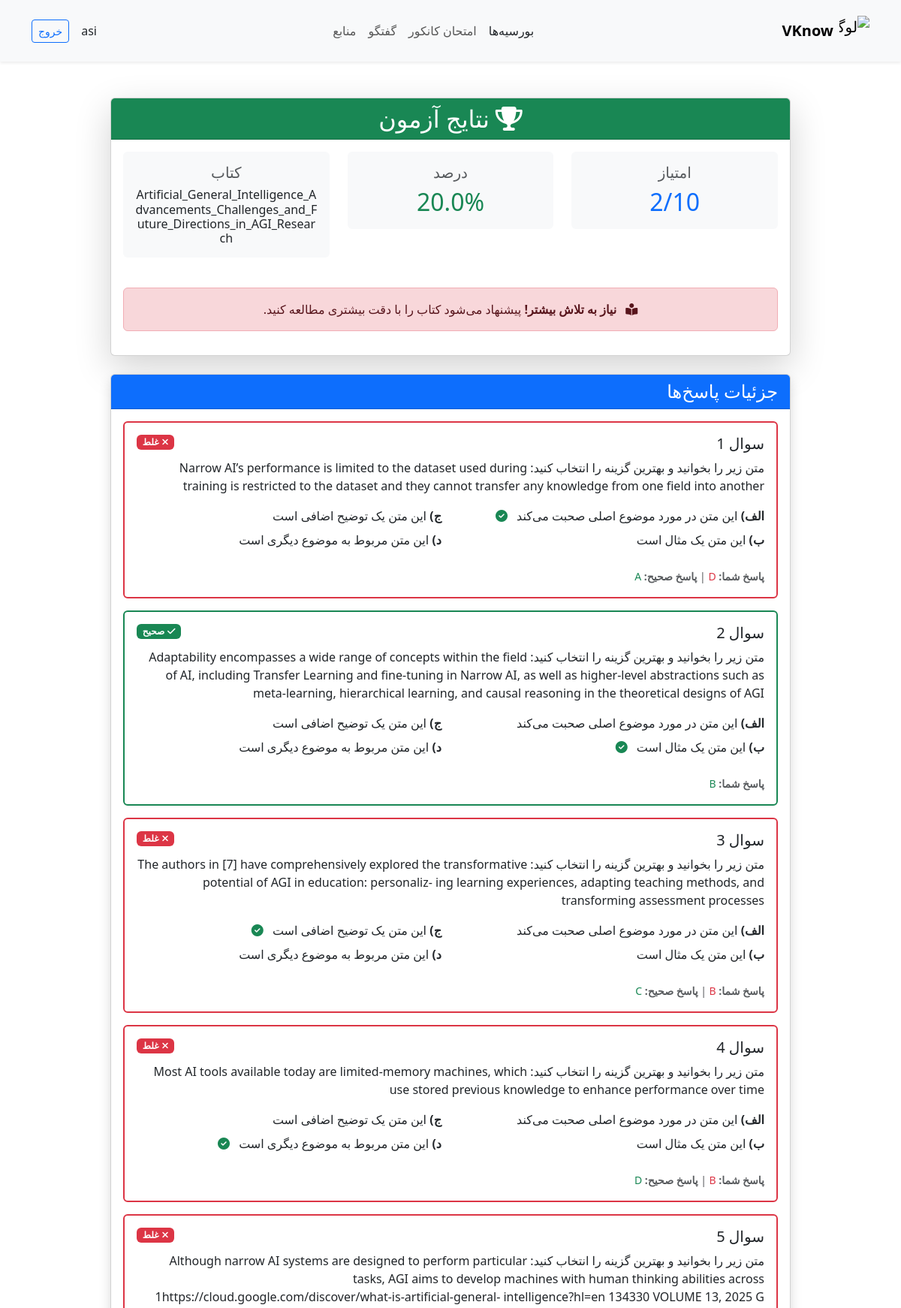
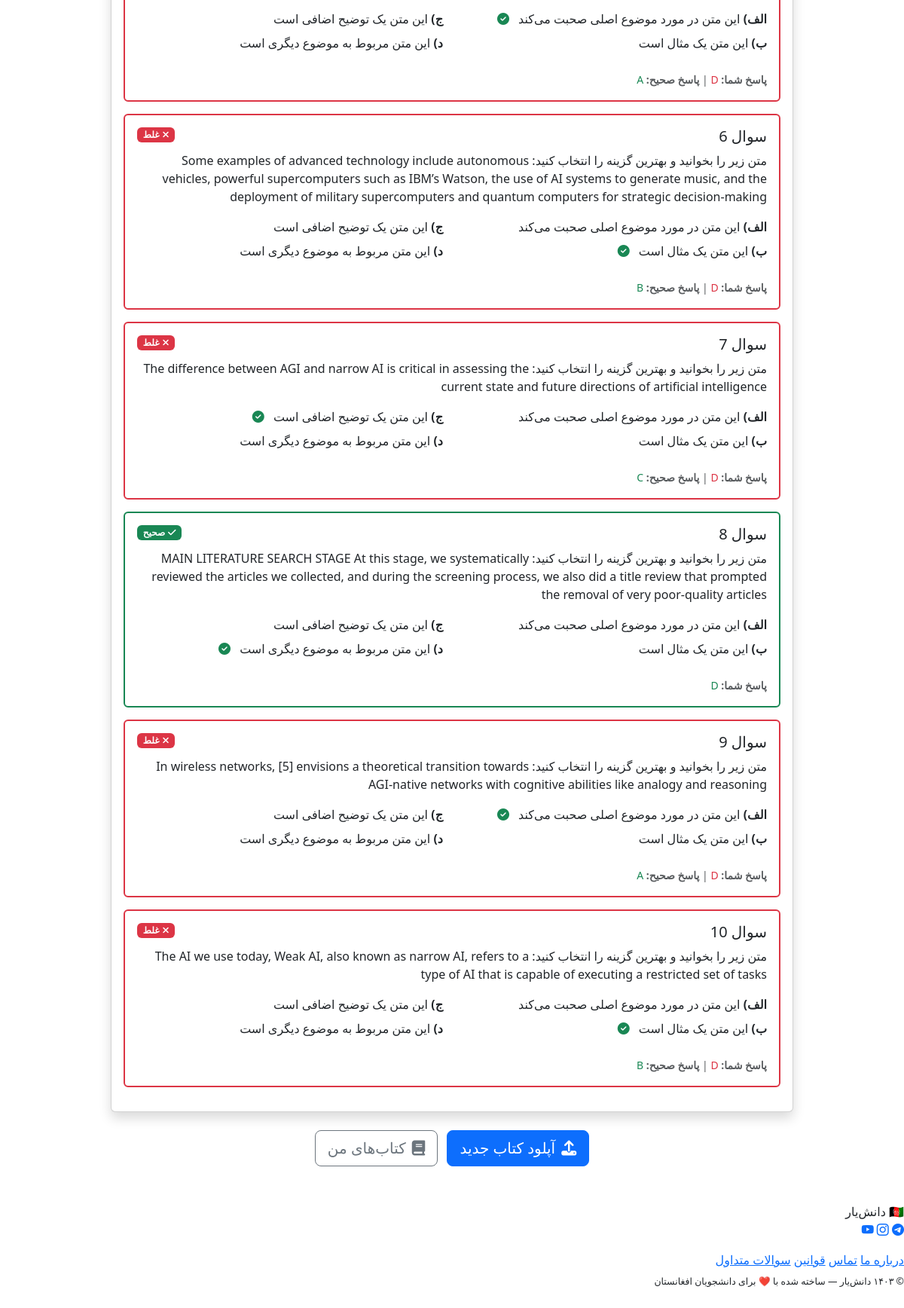
The app's page /upload/results/4/ (signed in) with its own data (2 pictures, top to bottom).
### upload_book_app/models.py (models this page shows, shortened)
class QuizSession(models.Model):
    user = models.ForeignKey(User, on_delete=models.CASCADE, related_name='quiz_sessions')
    book = models.ForeignKey(Book, on_delete=models.CASCADE, related_name='quiz_sessions')
    started_at = models.DateTimeField(auto_now_add=True)
    completed_at = models.DateTimeField(null=True, blank=True)
    score = models.IntegerField(default=0)
    total_questions = models.IntegerField(default=0)
    def calculate_percentage(self):
        if self.total_questions > 0:
            return round((self.score / self.total_questions) * 100, 2)
        return 0

class Book(models.Model):
    title = models.CharField(max_length=255, blank=True)
    pdf_file = models.FileField(upload_to='books/')
    uploaded_by = models.ForeignKey(User, on_delete=models.CASCADE, related_name='uploaded_books')
    uploaded_at = models.DateTimeField(auto_now_add=True)
    extracted_text = models.TextField(blank=True)

class Answer(models.Model):
    quiz_session = models.ForeignKey(QuizSession, on_delete=models.CASCADE, related_name='answers')
    question = models.ForeignKey(Question, on_delete=models.CASCADE)
    selected_answer = models.CharField(max_length=1, choices=[('A', 'A'), ('B', 'B'), ('C', 'C'), ('D', 'D')])
    is_correct = models.BooleanField(default=False)
    answered_at = models.DateTimeField(auto_now_add=True)
    class Meta:
        unique_together = ['quiz_session', 'question']

class Question(models.Model):
    book = models.ForeignKey(Book, on_delete=models.CASCADE, related_name='questions')
    question_text = models.TextField()
    option_a = models.CharField(max_length=500)
    option_b = models.CharField(max_length=500)
    option_c = models.CharField(max_length=500)
    option_d = models.CharField(max_length=500)
    correct_answer = models.CharField(max_length=1, choices=[('A', 'A'), ('B', 'B'), ('C', 'C'), ('D', 'D')])
    created_at = models.DateTimeField(auto_now_add=True)

### upload_book_app/views.py (the view)
# urls.py: path("results/<int:session_id>/", views.quiz_results, name="quiz_results"),
@login_required
def quiz_results(request, session_id):
    quiz_session = get_object_or_404(QuizSession, id=session_id, user=request.user)
    answers = Answer.objects.filter(quiz_session=quiz_session).select_related('question')
    context = {
        'quiz_session': quiz_session,
        'answers': answers,
        'percentage': quiz_session.calculate_percentage(),
    }
    return render(request, 'upload_book_app/pages/results.html', context)

### upload_book_app/templates/upload_book_app/pages/results.html (shortened to what this page needs)
{% include "includes/header.html" %}
<div class="container">
    {% block content %}
    <div class="container mt-5">
        <div class="row justify-content-center">
            <div class="col-md-10">
                <div class="card shadow-lg mb-4">
                    <div class="card-header bg-success text-white text-center">
                        <h2 class="mb-0"><i class="fas fa-trophy me-2"></i>نتایج آزمون</h2>
                    </div>
                    <div class="card-body text-center">
                        <div class="row">
                            <div class="col-md-4 mb-3">
                                <div class="p-3 bg-light rounded">
                                    <h5 class="text-muted">امتیاز</h5>
                                    <h2 class="text-primary mb-0">{{ quiz_session.score }}/{{ quiz_session.total_questions }}</h2>
                                </div>
                            </div>
                            <div class="col-md-4 mb-3">
                                <div class="p-3 bg-light rounded">
                                    <h5 class="text-muted">درصد</h5>
                                    <h2 class="text-success mb-0">{{ percentage }}%</h2>
                                </div>
                            </div>
                            <div class="col-md-4 mb-3">
                                <div class="p-3 bg-light rounded">
                                    <h5 class="text-muted">کتاب</h5>
                                    <h6 class="mb-0">{{ quiz_session.book.title }}</h6>
                                </div>
                            </div>
                        </div>
                        <div class="mt-4">
                            {% if percentage >= 80 %}
                                <div class="alert alert-success">
                                    <i class="fas fa-star me-2"></i>
                                    <strong>عالی!</strong> عملکرد شما بسیار خوب بود.
                                </div>
                            {% elif percentage >= 60 %}
                                <div class="alert alert-info">
                                    <i class="fas fa-thumbs-up me-2"></i>
                                    <strong>خوب!</strong> عملکرد شما قابل قبول است.
                                </div>
                            {% elif percentage >= 40 %}
                                <div class="alert alert-warning">
                                    <i class="fas fa-exclamation-triangle me-2"></i>
                                    <strong>متوسط!</strong> بهتر است کتاب را دوباره مطالعه کنید.
                                </div>
                            {% else %}
                                <div class="alert alert-danger">
                                    <i class="fas fa-book-reader me-2"></i>
                                    <strong>نیاز به تلاش بیشتر!</strong> پیشنهاد می‌شود کتاب را با دقت بیشتری مطالعه کنید.
                                </div>
                            {% endif %}
                        </div>
                    </div>
                </div>
                <div class="card shadow">
                    <div class="card-header bg-primary text-white">
                        <h4 class="mb-0">جزئیات پاسخ‌ها</h4>
                    </div>
                    <div class="card-body">
                        {% for answer in answers %}
                        <div class="card mb-3 {% if answer.is_correct %}border-success{% else %}border-danger{% endif %}">
                            <div class="card-body">
                                <div class="d-flex justify-content-between align-items-start mb-2">
                                    <h5 class="mb-0">سوال {{ forloop.counter }}</h5>
                                    {% if answer.is_correct %}
                                        <span class="badge bg-success">
                                            <i class="fas fa-check me-1"></i>صحیح
                                        </span>
                                    {% else %}
                                        <span class="badge bg-danger">
                                            <i class="fas fa-times me-1"></i>غلط
                                        </span>
                                    {% endif %}
                                </div>
                                <p class="mb-3">{{ answer.question.question_text }}</p>
                                <div class="row">
                                    <div class="col-md-6">
                                        <div class="mb-2">
                                            <strong>الف)</strong> {{ answer.question.option_a }}
                                            {% if answer.question.correct_answer == 'A' %}
                                                <i class="fas fa-check-circle text-success ms-2"></i>
                                            {% endif %}
                                        </div>
                                        <div class="mb-2">
                                            <strong>ب)</strong> {{ answer.question.option_b }}
                                            {% if answer.question.correct_answer == 'B' %}
                                                <i class="fas fa-check-circle text-success ms-2"></i>
                                            {% endif %}
                                        </div>
                                    </div>
                                    <div class="col-md-6">
                                        <div class="mb-2">
                                            <strong>ج)</strong> {{ answer.question.option_c }}
                                            {% if answer.question.correct_answer == 'C' %}
                                                <i class="fas fa-check-circle text-success ms-2"></i>
                                            {% endif %}
                                        </div>
                                        <div class="mb-2">
                                            <strong>د)</strong> {{ answer.question.option_d }}
                                            {% if answer.question.correct_answer == 'D' %}
                                                <i class="fas fa-check-circle text-success ms-2"></i>
                                            {% endif %}
                                        </div>
                                    </div>
                                </div>
                                <div class="mt-3">
                                    <small class="text-muted">
                                        <strong>پاسخ شما:</strong>
                                        <span class="{% if answer.is_correct %}text-success{% else %}text-danger{% endif %}">
                                            {{ answer.selected_answer }}
                                        </span>
                                        {% if not answer.is_correct %}
                                            | <strong>پاسخ صحیح:</strong>
                                            <span class="text-success">{{ answer.question.correct_answer }}</span>
                                        {% endif %}
                                    </small>
                                </div>
                            </div>
                        </div>
                        {% endfor %}
                    </div>
                </div>
                <div class="text-center mt-4 mb-5">
                    <a href="{% url 'upload_book_app:upload_book' %}" class="btn btn-primary btn-lg me-2">
                        <i class="fas fa-upload me-2"></i>آپلود کتاب جدید
                    </a>
                    <a href="{% url 'upload_book_app:my_books' %}" class="btn btn-outline-secondary btn-lg">
                        <i class="fas fa-book me-2"></i>کتاب‌های من
                    </a>
                </div>
            </div>
        </div>
    </div>
    {% endblock content %}
</div>
{% include 'includes/footer.html' %}

### templates/includes/header.html (shortened to what this page needs)
{% include 'includes/base.html' %} {% load static %} {% block content %}
<nav
  class="navbar navbar-expand-lg navbar-light bg-light shadow-sm sticky-top d-none d-lg-flex"
>
  <div class="container py-2">
    <a class="navbar-brand d-flex align-items-center" href="">
      <img
        src="{% static 'images/logo.png' %}"
        alt="لوگو"
        width="40"
        height="40"
        class="me-2 img-fluid"
      />
      <span class="fw-bold">VKnow</span>
    </a>
    <ul class="navbar-nav mx-auto">
      <li class="nav-item">
        <a
          class="nav-link {% if request.resolver_match.url_name == 'scholarships_page' %}text-primary fw-semibold{% else %}text-dark{% endif %}"
          href="{% url 'scholarship_app:scholarships'%}">
          بورسیه‌ها
        </a>
      </li>
      <li class="nav-item">
        <a class="nav-link" href="{% url 'kankoor_app:kankoor_home'%}">امتحان کانکور</a>
      </li>
      <li class="nav-item">
        <a class="nav-link" href="{% url 'discussion_app:list'%}">گفتگو</a>
      </li>
      <li class="nav-item">
        <a class="nav-link" href="{% url 'resources_app:resources'%}">منابع</a>
      </li>
    </ul>
    <div class="d-flex align-items-center">
      {% if user.is_authenticated %}
      <a href="{% url 'account_app:dashboard' %}"" class="nav-link me-3">
        {{ request.user.username }}
      </a>
      <a href="{% url 'account_app:logout_user' %}" class="btn btn-outline-primary btn-sm">خروج</a>
      {% endif %}
    </div>
  </div>
</nav>
{% endblock content %}

### static/styles.css (style rules this page uses)
body { padding-bottom: 70px; }

### upload_book_app/templates/upload_book_app/pages/results.html (style rules this page uses)
.border-success { border-width: 2px !important; }
.border-danger { border-width: 2px !important; }

### records on screen
QuizSession: score "2", total_questions "10", book "Artificial_General_Intelligence_Advancements_Challenges_and_Future_Directions_in_AGI_Research"
Answer: is_correct False (drawn), question.question_text "متن زیر را بخوانید و بهترین گزینه را انتخاب کنید: Narrow AI’s performance is limited to the dataset used during training is restricted to the dataset and they cannot transfer any knowledge from one field into another", question.option_a "این متن در مورد موضوع اصلی صحبت می‌کند", question.option_b "این متن یک مثال است", question.option_c "این متن یک توضیح اضافی است", question.option_d "این متن مربوط به موضوع دیگری است", question.correct_answer "A"
Answer: is_correct True (drawn), question.question_text "متن زیر را بخوانید و بهترین گزینه را انتخاب کنید: Adaptability encompasses a wide range of concepts within the field of AI, including Transfer Learning and fine-tuning in Narrow AI, as well as higher-level abstractions such as meta-learning, hierarchical learning, and causal reasoning in the theoretical designs of AGI", question.option_a "این متن در مورد موضوع اصلی صحبت می‌کند", question.option_b "این متن یک مثال است", question.option_c "این متن یک توضیح اضافی است", question.option_d "این متن مربوط به موضوع دیگری است", selected_answer "B"
Answer: is_correct False (drawn), question.question_text "متن زیر را بخوانید و بهترین گزینه را انتخاب کنید: The authors in [7] have comprehensively explored the transformative potential of AGI in education: personaliz- ing learning experiences, adapting teaching methods, and transforming assessment processes", question.option_a "این متن در مورد موضوع اصلی صحبت می‌کند", question.option_b "این متن یک مثال است", question.option_c "این متن یک توضیح اضافی است", question.option_d "این متن مربوط به موضوع دیگری است", question.correct_answer "C"
Answer: is_correct False (drawn), question.question_text "متن زیر را بخوانید و بهترین گزینه را انتخاب کنید: Most AI tools available today are limited-memory machines, which use stored previous knowledge to enhance performance over time", question.option_a "این متن در مورد موضوع اصلی صحبت می‌کند", question.option_b "این متن یک مثال است", question.option_c "این متن یک توضیح اضافی است", question.option_d "این متن مربوط به موضوع دیگری است", question.correct_answer "D"
Answer: is_correct False (drawn), question.question_text "متن زیر را بخوانید و بهترین گزینه را انتخاب کنید: Although narrow AI systems are designed to perform particular tasks, AGI aims to develop machines with human thinking abilities across 1https://cloud.google.com/discover/what-is-artificial-general- intelligence?hl=en 134330 VOLUME 13, 2025 G", question.option_a "این متن در مورد موضوع اصلی صحبت می‌کند", question.option_b "این متن یک مثال است", question.option_c "این متن یک توضیح اضافی است", question.option_d "این متن مربوط به موضوع دیگری است", question.correct_answer "A"
Answer: is_correct False (drawn), question.question_text "متن زیر را بخوانید و بهترین گزینه را انتخاب کنید: Some examples of advanced technology include autonomous vehicles, powerful supercomputers such as IBM’s Watson, the use of AI systems to generate music, and the deployment of military supercomputers and quantum computers for strategic decision-making", question.option_a "این متن در مورد موضوع اصلی صحبت می‌کند", question.option_b "این متن یک مثال است", question.option_c "این متن یک توضیح اضافی است", question.option_d "این متن مربوط به موضوع دیگری است", question.correct_answer "B"
Answer: is_correct False (drawn), question.question_text "متن زیر را بخوانید و بهترین گزینه را انتخاب کنید: The difference between AGI and narrow AI is critical in assessing the current state and future directions of artificial intelligence", question.option_a "این متن در مورد موضوع اصلی صحبت می‌کند", question.option_b "این متن یک مثال است", question.option_c "این متن یک توضیح اضافی است", question.option_d "این متن مربوط به موضوع دیگری است", question.correct_answer "C"
Answer: is_correct True (drawn), question.question_text "متن زیر را بخوانید و بهترین گزینه را انتخاب کنید: MAIN LITERATURE SEARCH STAGE At this stage, we systematically reviewed the articles we collected, and during the screening process, we also did a title review that prompted the removal of very poor-quality articles", question.option_a "این متن در مورد موضوع اصلی صحبت می‌کند", question.option_b "این متن یک مثال است", question.option_c "این متن یک توضیح اضافی است", question.option_d "این متن مربوط به موضوع دیگری است", selected_answer "D"
Answer: is_correct False (drawn), question.question_text "متن زیر را بخوانید و بهترین گزینه را انتخاب کنید: In wireless networks, [5] envisions a theoretical transition towards AGI-native networks with cognitive abilities like analogy and reasoning", question.option_a "این متن در مورد موضوع اصلی صحبت می‌کند", question.option_b "این متن یک مثال است", question.option_c "این متن یک توضیح اضافی است", question.option_d "این متن مربوط به موضوع دیگری است", question.correct_answer "A"
Answer: is_correct False (drawn), question.question_text "متن زیر را بخوانید و بهترین گزینه را انتخاب کنید: The AI we use today, Weak AI, also known as narrow AI, refers to a type of AI that is capable of executing a restricted set of tasks", question.option_a "این متن در مورد موضوع اصلی صحبت می‌کند", question.option_b "این متن یک مثال است", question.option_c "این متن یک توضیح اضافی است", question.option_d "این متن مربوط به موضوع دیگری است", question.correct_answer "B"

### other values on screen
{{ request.user.username }} "asi"
{{ percentage }} "20.0"
